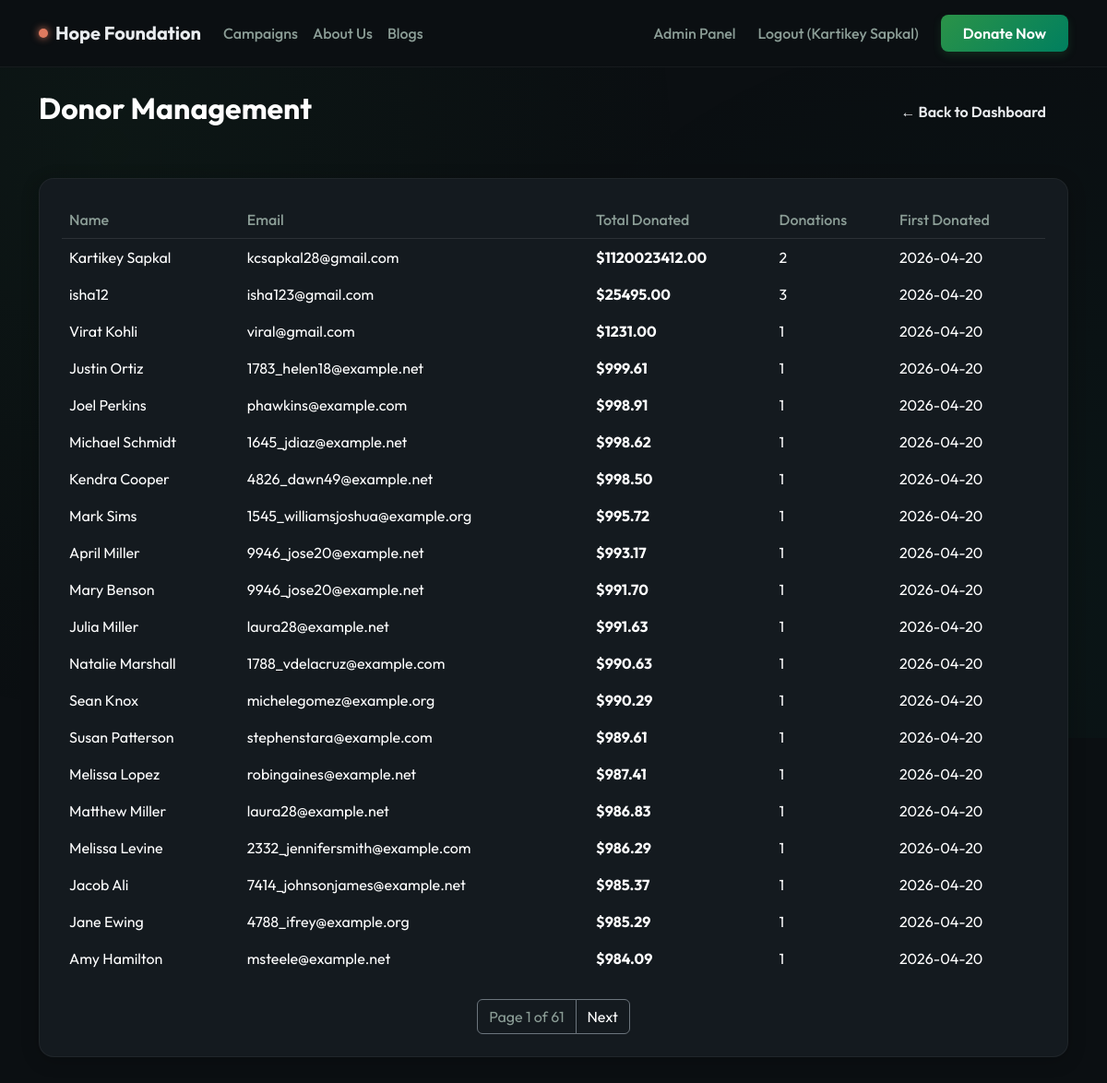
Page /admin/donors (signed in) on the committed database.
### models.py (models this page shows)
class Donation(db.Model):
    id = db.Column(db.Integer, primary_key=True)
    user_id = db.Column(db.Integer, db.ForeignKey('user.id'), nullable=True)
    campaign_id = db.Column(db.Integer, db.ForeignKey('campaign.id'), nullable=True)
    full_name = db.Column(db.String(100), nullable=False)
    email = db.Column(db.String(100), nullable=False)
    amount = db.Column(db.Float, nullable=False)
    donation_type = db.Column(db.String(50), default='One-time')
    payment_method = db.Column(db.String(50), nullable=False)
    transaction_id = db.Column(db.String(100), unique=True, nullable=False)
    status = db.Column(db.String(20), default='Completed')
    created_at = db.Column(db.DateTime, default=datetime.utcnow)
    user = db.relationship('User', backref=db.backref('donations', lazy='dynamic'))
    campaign = db.relationship('Campaign', backref=db.backref('donations', lazy='dynamic'))

### routes/admin.py (the view)
    @app.route('/admin/donors')
    @admin_required
    def admin_donors():
        page = request.args.get('page', 1, type=int)
        donors = db.session.query(
            Donation.full_name,
            Donation.email,
            db.func.count(Donation.id).label('donation_count'),
            db.func.sum(Donation.amount).label('total_donated'),
            db.func.min(Donation.created_at).label('first_donation')
        ).group_by(Donation.email, Donation.full_name).order_by(db.desc('total_donated')).paginate(page=page, per_page=20)
        return render_template('admin_donors.html', donors=donors.items, pagination=donors)

### utils.py (called while the page is built)
def admin_required(f):
    @wraps(f)
    def decorated_function(*args, **kwargs):
        if 'user_id' not in session or not session.get('is_admin'):
            flash('Administrator access required.', 'danger')
            return redirect(url_for('index'))
        return f(*args, **kwargs)
    return decorated_function

### templates/admin_donors.html (shortened to what this page needs)
{% extends "base.html" %}
{% block content %}
<div class="d-flex justify-content-between align-items-center mb-5 mt-4">
    <h2 class="fw-bold text-white">Donor Management</h2>
    <a href="{{ url_for('admin_dashboard') }}" class="btn btn-outline-glossy border-0">&larr; Back to Dashboard</a>
</div>
<div class="glossy-card p-4">
    <div class="table-responsive">
        <table class="table table-dark table-borderless table-hover mb-0">
            <thead style="border-bottom: 1px solid rgba(255,255,255,0.1);">
                <tr>
                    <th class="text-muted fw-medium">Name</th>
                    <th class="text-muted fw-medium">Email</th>
                    <th class="text-muted fw-medium">Total Donated</th>
                    <th class="text-muted fw-medium">Donations</th>
                    <th class="text-muted fw-medium">First Donated</th>
                </tr>
            </thead>
            <tbody>
                {% for d in donors %}
                <tr>
                    <td class="text-white">{{ d.full_name }}</td>
                    <td>{{ d.email }}</td>
                    <td class="fw-bold" style="color: var(--accent-blue);">${{ "%.2f"|format(d.total_donated) }}</td>
                    <td>{{ d.donation_count }}</td>
                    <td>{{ d.first_donation.strftime('%Y-%m-%d') }}</td>
                </tr>
                {% endfor %}
            </tbody>
        </table>
    </div>
    {% if pagination.pages > 1 %}
    <nav class="mt-4">
        <ul class="pagination justify-content-center mb-0">
            <li class="page-item disabled"><span class="page-link bg-transparent text-muted border-secondary">Page {{ pagination.page }} of {{ pagination.pages }}</span></li>
            {% if pagination.has_next %}
                <li class="page-item"><a class="page-link bg-transparent text-white border-secondary" href="{{ url_for(request.endpoint, page=pagination.next_num) }}">Next</a></li>
            {% endif %}
        </ul>
    </nav>
    {% endif %}
</div>
{% endblock %}

### static/style.css (style rules this page uses)
:root { --bg-main: #0B0F12; --bg-card: #141A1F; --accent-green: #2B9348; --accent-green-hover: #007F5F; --accent-orange: #E07A5F; --text-main: #E9ECEF; --text-muted: #8B9D96; }
body { background-color: var(--bg-main); color: var(--text-main); font-family: 'Outfit', sans-serif; position: relative; overflow-x: hidden; animation: pageLoad 0.4s ease-out forwards; min-height: 100vh; }
body::before { content: ''; position: fixed; top: 0; left: 0; width: 100vw; height: 100vh; background: radial-gradient(circle at 10% 20%, rgba(43, 147, 72, 0.06), transparent 50%), radial-gradient(circle at 90% 80%, rgba(0, 127, 95, 0.06), transparent 50%); z-index: -1; pointer-events: none; }
.glossy-card { background: var(--bg-card); border: 1px solid rgba(255, 255, 255, 0.05); border-radius: 16px; box-shadow: 0 4px 20px rgba(0, 0, 0, 0.2); transition: transform 0.3s ease, box-shadow 0.3s ease, border-color 0.3s ease; position: relative; overflow: hidden; }
.glossy-card::before { content: ''; position: absolute; top: 0; left: -100%; width: 50%; height: 100%; background: linear-gradient(to right, rgba(255,255,255,0) 0%, rgba(255,255,255,0.05) 50%, rgba(255,255,255,0) 100%); transform: skewX(-20deg); transition: left 0.7s ease; z-index: 1; pointer-events: none; }
.btn-outline-glossy { background: transparent; border: 2px solid var(--text-muted); color: var(--text-main); border-radius: 8px; padding: 0.75rem 1.5rem; font-weight: 600; transition: all 0.3s ease; }
.text-muted { color: var(--text-muted) !important; }
.table-dark { --bs-table-bg: transparent; --bs-table-striped-bg: rgba(255,255,255,0.02); --bs-table-hover-bg: rgba(255,255,255,0.03); border-color: rgba(255,255,255,0.05); }

### rows in the picture
Donation: full_name "Virat Kohli", email "viral@gmail.com", total_donated "1231.00", donation_count "1", first_donation "2026-04-20"
Donation: full_name "Justin Ortiz", email "1783_helen18@example.net", total_donated "999.61", donation_count "1", first_donation "2026-04-20"
Donation: full_name "Joel Perkins", email "phawkins@example.com", total_donated "998.91", donation_count "1", first_donation "2026-04-20"
Donation: full_name "Michael Schmidt", email "1645_jdiaz@example.net", total_donated "998.62", donation_count "1", first_donation "2026-04-20"
Donation: full_name "Kendra Cooper", email "4826_dawn49@example.net", total_donated "998.50", donation_count "1", first_donation "2026-04-20"
Donation: full_name "Mark Sims", email "1545_williamsjoshua@example.org", total_donated "995.72", donation_count "1", first_donation "2026-04-20"
Donation: full_name "April Miller", email "9946_jose20@example.net", total_donated "993.17", donation_count "1", first_donation "2026-04-20"
Donation: full_name "Mary Benson", email "9946_jose20@example.net", total_donated "991.70", donation_count "1", first_donation "2026-04-20"
Donation: full_name "Julia Miller", email "laura28@example.net", total_donated "991.63", donation_count "1", first_donation "2026-04-20"
Donation: full_name "Natalie Marshall", email "1788_vdelacruz@example.com", total_donated "990.63", donation_count "1", first_donation "2026-04-20"
Donation: full_name "Sean Knox", email "michelegomez@example.org", total_donated "990.29", donation_count "1", first_donation "2026-04-20"
Donation: full_name "Susan Patterson", email "stephenstara@example.com", total_donated "989.61", donation_count "1", first_donation "2026-04-20"
Donation: full_name "Melissa Lopez", email "robingaines@example.net", total_donated "987.41", donation_count "1", first_donation "2026-04-20"
Donation: full_name "Matthew Miller", email "laura28@example.net", total_donated "986.83", donation_count "1", first_donation "2026-04-20"
Donation: full_name "Melissa Levine", email "2332_jennifersmith@example.com", total_donated "986.29", donation_count "1", first_donation "2026-04-20"
Donation: full_name "Jacob Ali", email "7414_johnsonjames@example.net", total_donated "985.37", donation_count "1", first_donation "2026-04-20"
Donation: full_name "Jane Ewing", email "4788_ifrey@example.org", total_donated "985.29", donation_count "1", first_donation "2026-04-20"
Donation: full_name "Amy Hamilton", email "msteele@example.net", total_donated "984.09", donation_count "1", first_donation "2026-04-20"

### other values in the picture
{{ session.get('username') }} "Kartikey Sapkal"
{{ d.full_name }} "Kartikey Sapkal" "isha12"
{{ d.email }} "kcsapkal28@gmail.com" "isha123@gmail.com"
{{ "%.2f"|format(d.total_donated) }} "1120023412.00" "25495.00"
{{ d.donation_count }} "2" "3"
{{ d.first_donation.strftime('%Y-%m-%d') }} "2026-04-20" "2026-04-20"
{{ pagination.page }} "1"
{{ pagination.pages }} "61"
